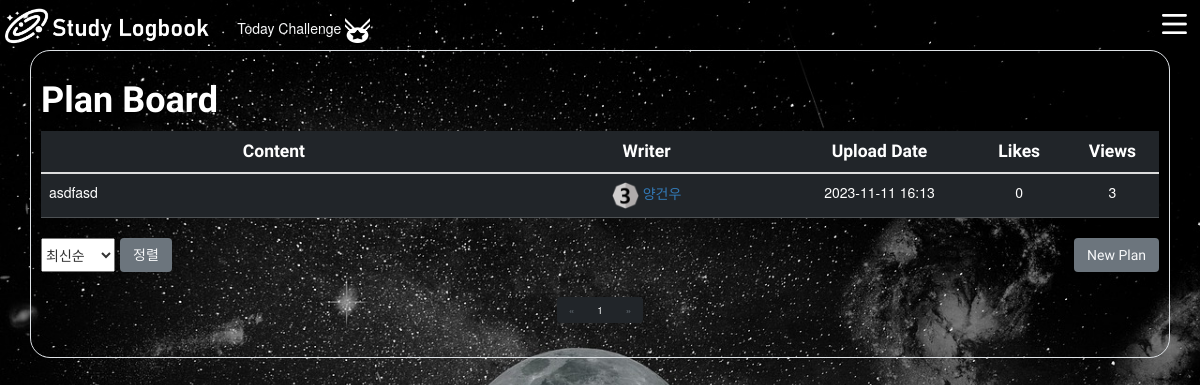
/plans/ (signed in), run on the app's committed database.
### plans/models.py (models this page shows)
class Plan(models.Model):
    user = models.ForeignKey(
        settings.AUTH_USER_MODEL, on_delete=models.CASCADE, related_name='user_plans'
    )
    like_users = models.ManyToManyField(
        settings.AUTH_USER_MODEL, related_name='like_plans'
    )
    title = models.CharField(max_length=200)
    content = models.TextField()
    count = models.PositiveIntegerField(default=0)
    image = models.ImageField(blank=True)
    created_at = models.DateTimeField(auto_now_add=True)
    updated_at = models.DateTimeField(auto_now=True)

### accounts/models.py (models this page shows, shortened)
class User(AbstractBaseUser, PermissionsMixin):
    followings = models.ManyToManyField('self', symmetrical=False, related_name='followers')
    beakjoon_nickname = models.CharField('백준 닉네임',max_length=30, blank=True)
    beakjoon_rank = models.CharField(max_length=30, blank=True, null=True)
    email = models.EmailField('이메일', unique=True)
    username = models.CharField('이름', max_length=30)
    is_staff = models.BooleanField('스태프 권한', default=False)
    is_active = models.BooleanField('사용중', default=True)
    date_joined = models.DateTimeField('가입일', default=timezone.now)
    image = models.ImageField(blank=True)
    objects = UserManager()
    USERNAME_FIELD = 'email'                     # email을 사용자의 식별자로 설정
    REQUIRED_FIELDS = ['username']                   # 필수입력값
    class Meta:
        verbose_name = _('user')
        verbose_name_plural = _('users')
        swappable = 'AUTH_USER_MODEL'
    @property
    def users(self):
        users = get_user_model().objects.all()
        return users

### plans/views.py (the view)
# urls.py: path('', views.index, name='index'),
@login_required
def index(request):
    sort = request.GET.get('sort', '')
    if sort == 'views':
        plans = Plan.objects.all().order_by('-count')
    elif sort == 'recently':
        plans = Plan.objects.all().order_by('-created_at')
    elif sort == 'unRecently':
        plans = Plan.objects.all().order_by('created_at')
    else:
        plans = Plan.objects.all()
    paginator = Paginator(plans,10)
    page_number = request.GET.get('page')
    posts = paginator.get_page(page_number)
    context = {
        'plans': posts,
    }
    return render(request, 'plans/index.html', context)

### plans/templates/plans/index.html (shortened to what this page needs)
{% extends "base.html" %}
{% load static %}
{% block css %}
    <link rel="stylesheet" href="https://maxcdn.bootstrapcdn.com/bootstrap/3.3.2/css/bootstrap.min.css">
{% endblock css %}
{% block content %}
<div class='container border bg-dark.bg-gradient p-3 rounded-5'>
    <h1 class='font fw-bold text-white animate__animated animate__headShake'>Plan Board
    </h1>
    <table class='table table-hover table-responsive table-dark rounded-pill'>
        <thead>
            <tr>
                <th class='font fw-bold col-md-5 text-center fs-3' scope="col">Content</th>
                <th class='font fw-bold col-md-3 text-center fs-3' scope="col">Writer</th>
                <th class='font fw-bold col-md-2 text-center fs-3' scope="col">Upload Date</th>
                <th class='font fw-bold col-md-1 text-center fs-3' scope="col">Likes</th>
                <th class='font fw-bold col-md-1 text-center fs-3' scope="col">Views</th>
            </tr>
        </thead>
        <tbody class="table-group-divider">
            {% if plans|length == 0%}
                <td class='text-center' colspan='5'>작성된 플랜이 없습니다.</td>
            {% else %}
            {% for plan in plans %}
            <tr onclick="location.href='{% url "plans:detail" plan.pk%}'">
                <td>{{ plan.title }}</td>
                <td class='text-center'><img src="{% static 'Rank/'|add:plan.user.beakjoon_rank|add:'.png' %}" width="27" height="27" alt="asd">&nbsp;<a href="{% url "accounts:profile" plan.user.pk %}">{{ plan.user.username }}</a></td>
                <td class='text-center'>{{ plan.created_at | date:"Y-m-d H:i"}}</td>
                <td class='text-center'>{{ plan.like_users.all | length }}</td>
                <td class='text-center'>{{ plan.count }}</td>
            </tr>
            {% endfor %}
            {% endif %}
        </tbody>
    </table>
    <div class="d-flex justify-content-between">
      <div>
        <form method="GET" action="{% url "plans:index" %}" id="sort">
          <div class="col-4 d-flex">
            <select name="sort" id="sort" type="submit">
              <option value="recently" id="recently" type="submit">최신순</option>
            </select>
            <button class="ms-2 text-light btn btn-secondary font" type="submit" value="">정렬</button>
          </div>
      </div>
      <a href="{% url "plans:create" %}" enctype='multipart/form-data'><button class='text-light btn btn-secondary font' id="btn_cursor" type='button'>New Plan</button></a>
    </div>
    <div class="row mt-2 align-self-center">
        <div class="col-12">
          <nav aria-label="Page navigation example">
            <ul class="pagination justify-content-center">
              {% if plans.has_previous %}
                <li class="page-item">
                  <a class="page-link text-secondary bg-dark border-0" href="?page={{ plans.previous_page_number }}">&laquo;</a>
                </li>
              {% else %}
                <li class="page-item disabled">
                  <a class="page-link text-secondary bg-dark border-0" href="#" tabindex="-1" aria-disabled="True">&laquo;</a>
                </li>
              {% endif %}
              {% for i in plans.paginator.page_range %}
                {% if plans.number == i %}
                  <li class="page-item active text-light bg-dark border-0" aria-current="page">
                    <span class="page-link text-light bg-dark border-0">
                      {{ i }}
                    </span>
                  </li>
                {% else %}
                  <li class="page-item text-secondary bg-dark border-0"><a class="page-link text-secondary bg-dark border-0" href="?page={{ i }}">{{ i }}</a></li>
                {% endif %}
              {% endfor %}
              {% if plans.has_next %}
                <li class="page-item">
                  <a class="page-link text-secondary bg-dark border-0" href="?page={{ plans.next_page_number }}">&raquo;</a>
                </li>
              {% else %}
                <li class="page-item disabled">
                  <a class="page-link text-secondary bg-dark border-0" href="#" tabindex="-1" aria-disabled="True">&raquo;</a>
                </li>
              {% endif %}
            </ul>
          </nav>
        </div>
      </div>
</div>
{% endblock content %}

### static/style.css (style rules this page uses)
.container { display : flex; flex-direction: column; }
a,a:link { cursor: url(test_mouse.png) 2 2, auto; }
#btn_cursor { cursor: url(test_mouse.png) 2 2, auto; }
body { min-height: 100vh; background :url('background3.jpg') ; background-size : cover; cursor: url(test_mouse.png) 2 2, auto; }

### plans/templates/plans/index.html (style rules this page uses)
tbody > tr { cursor: pointer; }
table { border-radius: 10px; }
div { border-radius: 10px; }
.font { font-family: 'Gowun Dodum', sans-serif; }

### data on the page
Plan: title "asdfasd", user.username "양건우", created_at "2023-11-11 16:13", like_users.all|length "0", count "3"

### other printed values
{{ i }} "1"
